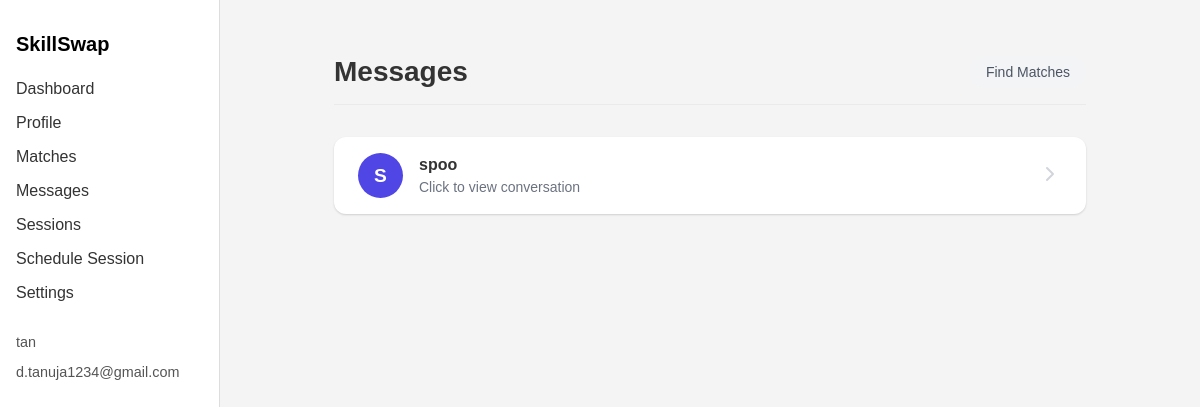
Page /messages (signed in) on the committed database.
### models/models.py (models this page shows, shortened)
class User(db.Model):
    __tablename__ = 'users'
    id = db.Column(db.Integer, primary_key=True)
    username = db.Column(db.String(80), unique=True, nullable=False)
    email = db.Column(db.String(120), unique=True, nullable=False)
    password_hash = db.Column(db.String(200), nullable=False)
    bio = db.Column(db.Text, default='')
    profile_picture = db.Column(db.String(250), default='/static/default.png')
    created_at = db.Column(db.DateTime, default=datetime.utcnow)
    skills = db.relationship('Skill', backref='user', lazy=True)
    messages_sent = db.relationship('Message', foreign_keys='Message.sender_id', back_populates='sender', lazy='dynamic')
    messages_received = db.relationship('Message', foreign_keys='Message.receiver_id', back_populates='receiver', lazy='dynamic')
    sessions_as_teacher = db.relationship('Session', foreign_keys='Session.teacher_id', back_populates='teacher', lazy=True, overlaps="teaching_sessions")
    sessions_as_learner = db.relationship('Session', foreign_keys='Session.learner_id', back_populates='learner', lazy=True, overlaps="learning_sessions")

### app.py (the view)
@app.route('/messages')
def message_home():
    if 'user_id' not in session:
        return redirect(url_for('login'))
    user_id = session['user_id']
    user = db.session.get(User, user_id)
    connections = Connection.query.filter(
        ((Connection.requester_id == user_id) | (Connection.receiver_id == user_id)) &
        (Connection.status == 'accepted')
    ).all()
    chat_partners = [
        conn.receiver if conn.requester_id == user_id else conn.requester
        for conn in connections
    ]
    return render_template('message_list.html', user=user, partners=chat_partners)

### templates/message_list.html (shortened to what this page needs)
{% extends "layout.html" %}
{% block content %}
<div class="messages-container">
  <div class="messages-header">
    <h1>Messages</h1>
    <a href="{{ url_for('matches') }}" class="find-matches-btn">Find Matches</a>
  </div>
  <div class="messages-list">
    {% if partners %}
      <ul>
        {% for partner in partners %}
          <li class="message-item">
            <a href="{{ url_for('chat', partner_id=partner.id) }}">
              <div class="avatar">
                {{ partner.username[0].upper() }}
              </div>
              <div class="partner-info">
                <span class="partner-name">{{ partner.username }}</span>
                <span class="last-message">Click to view conversation</span>
              </div>
              <div class="message-arrow">
                <svg xmlns="http://www.w3.org/2000/svg" width="24" height="24" viewBox="0 0 24 24" fill="none" stroke="currentColor" stroke-width="2" stroke-linecap="round" stroke-linejoin="round">
                  <path d="m9 18 6-6-6-6"/>
                </svg>
              </div>
            </a>
          </li>
        {% endfor %}
      </ul>
    {% endif %}
  </div>
</div>
{% endblock %}

### templates/layout.html (shortened to what this page needs)
<!DOCTYPE html>
<html lang="en">
<head>
    <link rel="stylesheet" href="{{ url_for('static', filename='styles.css') }}">
</head>
<body>
    <div class="layout">
        <aside class="sidebar">
            <h2>SkillSwap</h2>
            <ul>
                <li><a href="{{ url_for('dashboard') }}">Dashboard</a></li>
                <li><a href="{{ url_for('profile') }}">Profile</a></li>
                <li><a href="{{ url_for('matches') }}">Matches</a></li>
                <li><a href="{{ url_for('message_home') }}">Messages</a></li>
                <li><a href="{{ url_for('sessions') }}">Sessions</a></li>
                <li><a href="{{ url_for('schedule_session') }}">Schedule Session</a></li>
                <li><a href="{{ url_for('settings') }}">Settings</a></li>
            </ul>
            {% if user %}
            <div class="user">
                <p>{{ user.username }}</p>
                <p>{{ user.email }}</p>
            </div>
            {% endif %}
        </aside>
        <main class="dashboard">
            {% block content %}{% endblock %}
        </main>
    </div>
</body>
</html>

### static/styles.css (style rules this page uses)
body { margin: 0; font-family: sans-serif; background: #f5f7fa; }
.layout { display: flex; }
.sidebar { width: 200px; background: #fff; padding: 20px; border-right: 1px solid #eee; height: 100vh; }
.sidebar h2 { font-size: 20px; }
.sidebar ul { list-style: none; padding: 0; }
.sidebar li { margin: 15px 0; }
.user { margin-top: 40px; font-size: 12px; color: #888; }
.dashboard { padding: 30px; flex-grow: 1; }

### templates/layout.html (style rules this page uses)
* { box-sizing: border-box; }
html, body { margin: 0; padding: 0; font-family: Arial, sans-serif; background-color: #f4f4f4; height: 100%; }
.layout { display: flex; height: 100vh; width: 100%; }
.sidebar { width: 220px; background-color: #ffffff; padding: 1rem; border-right: 1px solid #ddd; height: 100vh; position: fixed; top: 0; left: 0; }
.sidebar h2 { margin-bottom: 1.5rem; }
.sidebar ul { list-style-type: none; padding: 0; }
.sidebar ul li { margin-bottom: 1rem; }
.sidebar ul li a { text-decoration: none; color: #333; }
.sidebar .user { margin-top: 2rem; font-size: 0.9rem; color: #555; }
main.dashboard { margin-left: 220px; padding: 2rem; width: calc(100% - 220px); overflow-y: auto; height: 100vh; }

### templates/message_list.html (style rules this page uses)
.messages-container { max-width: 800px; margin: 0 auto; padding: 1.5rem; }
.messages-header { display: flex; justify-content: space-between; align-items: center; margin-bottom: 2rem; padding-bottom: 1rem; border-bottom: 1px solid #eaeaea; }
.messages-header h1 { font-size: 1.75rem; font-weight: 600; color: #333; margin: 0; }
.find-matches-btn { background-color: #f3f4f6; color: #4b5563; padding: 0.5rem 1rem; border-radius: 9999px; text-decoration: none; font-size: 0.875rem; font-weight: 500; transition: all 0.2s ease; }
.messages-list { background: #ffffff; border-radius: 12px; box-shadow: 0 1px 3px rgba(0,0,0,0.05), 0 1px 2px rgba(0,0,0,0.1); overflow: hidden; }
.messages-list ul { list-style: none; padding: 0; margin: 0; }
.message-item { border-bottom: 1px solid #f0f0f0; }
.message-item:last-child { border-bottom: none; }
.message-item a { display: flex; align-items: center; padding: 1rem 1.5rem; text-decoration: none; color: #333; transition: background-color 0.2s ease; }
.avatar { width: 45px; height: 45px; border-radius: 50%; background-color: #4f46e5; color: white; display: flex; align-items: center; justify-content: center; font-weight: 600; font-size: 1.2rem; margin-right: 1rem; }
.partner-info { flex: 1; }
.partner-name { display: block; font-weight: 600; margin-bottom: 0.25rem; }
.last-message { font-size: 0.875rem; color: #6b7280; }
.message-arrow { color: #d1d5db; }

### rows in the picture
User: username "tan", email "d.tanuja1234@gmail.com"
User: username "S", username "spoo"
